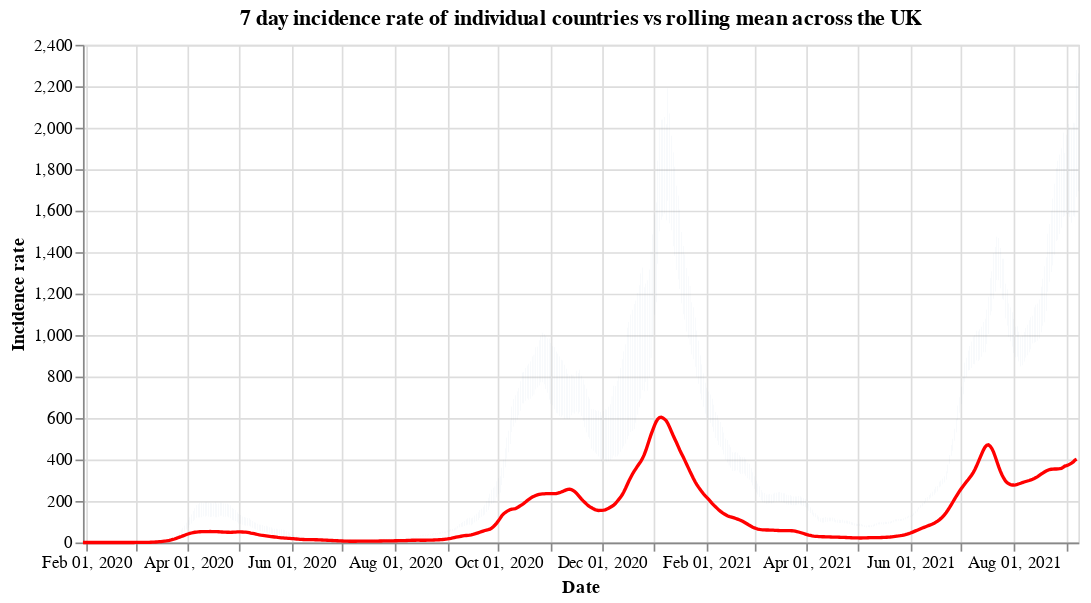

Here is the notebook cell this chart was saved with:
### Code cell
#collapse
countries = uk_cases['areaName'].unique()
countries.sort()

selection = alt.selection_single(
    name='Select',
    fields=['areaName'],
    init={'areaName': 'Wales'},
    bind={'areaName': alt.binding_select(options=countries)}
)

# scatter plot, modify opacity based on selection
bars = alt.Chart(uk_cases).mark_bar().add_selection(
    selection
).encode(
    x=alt.X("yearmonthdate(date):T", axis=alt.Axis(title='Date')),
    y=alt.Y("weeklyCasesRate:Q", axis=alt.Axis(title='Incidence rate')),
    tooltip='weeklyCasesRate:Q',
    opacity=alt.condition(selection, alt.value(1), alt.value(0))
).properties(title=f'7 day incidence rate of individual countries vs rolling mean across the UK', width=600)

line = alt.Chart(overview_cases).mark_line(
    color='red',
    size=2,
).transform_window(
    rolling_mean='mean(weeklyCasesRate)',
    frame=[0, 7]
).encode(
    x='yearmonthdate(date):T',
    y='rolling_mean:Q'
)

alt.layer(bars, line)

### Figure 1 — Vega-Lite specification as saved in the notebook (floating-point values rounded to 4 significant figures; data arrays with more than 128 entries replaced by an {"elided": "..."} marker saying what was removed)
{"config": {"view": {"continuousWidth": 400, "continuousHeight": 300}}, "layer": [{"data": {"name": "data-366c9f6f270da9891d83f4bcfa83d018"}, "mark": "bar", "encoding": {"opacity": {"condition": {"value": 1, "selection": "Select"}, "value": 0}, "tooltip": {"type": "quantitative", "field": "weeklyCasesRate"}, "x": {"type": "temporal", "axis": {"title": "Date"}, "field": "date", "timeUnit": "yearmonthdate"}, "y": {"type": "quantitative", "axis": {"title": "Incidence rate"}, "field": "weeklyCasesRate"}}, "selection": {"Select": {"type": "single", "fields": ["areaName"], "init": {"areaName": "Wales"}, "bind": {"areaName": {"input": "select", "options": ["England", "Northern Ireland", "Scotland", "Wales"]}}}}, "title": "7 day incidence rate of individual countries vs rolling mean across the UK", "width": 600}, {"data": {"name": "data-782fce785cbffee275d2313706f3ed61"}, "mark": {"type": "line", "color": "red", "size": 2}, "encoding": {"x": {"type": "temporal", "field": "date", "timeUnit": "yearmonthdate"}, "y": {"type": "quantitative", "field": "rolling_mean"}}, "transform": [{"window": [{"op": "mean", "field": "weeklyCasesRate", "as": "rolling_mean"}], "frame": [0, 7]}]}], "$schema": "https://vega.github.io/schema/vega-lite/v4.8.1.json", "datasets": {"data-366c9f6f270da9891d83f4bcfa83d018": {"elided": "2256 records"}, "data-782fce785cbffee275d2313706f3ed61": {"elided": "587 records"}}}
